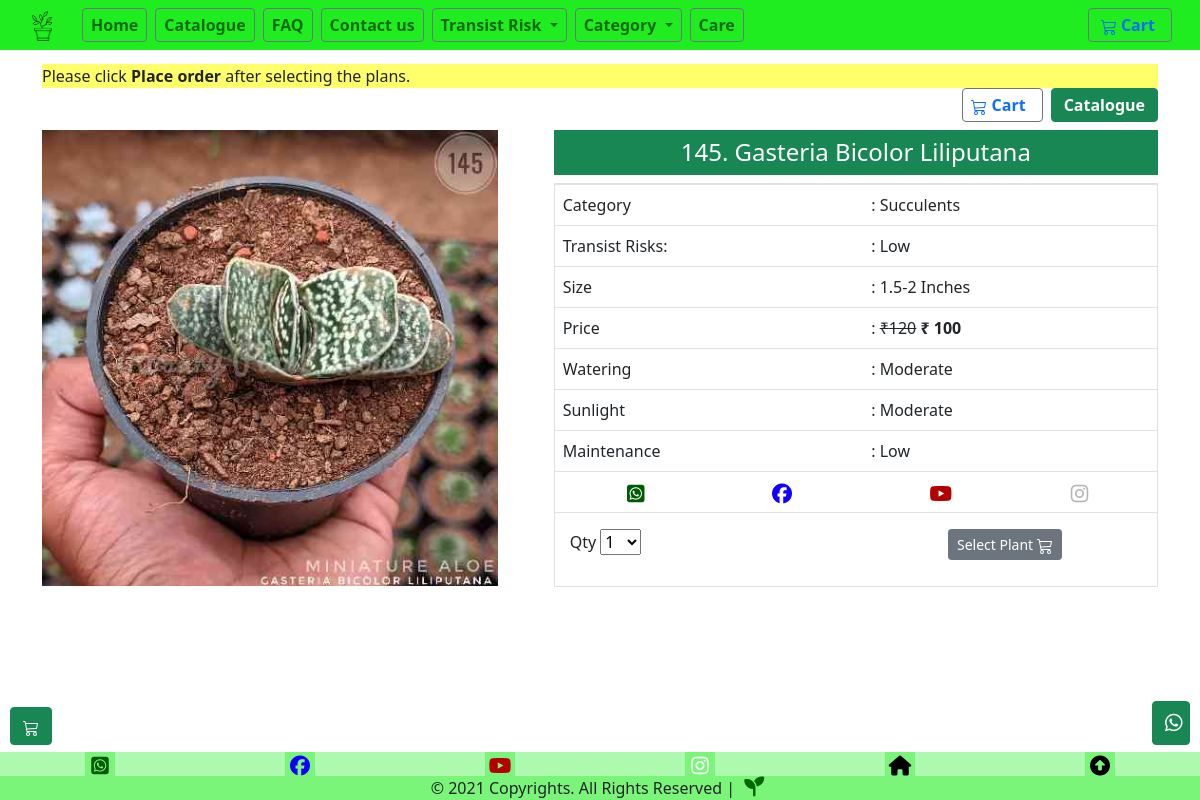
/gasteria-bicolor-liliputana, run on an earlier commit of the app's database.
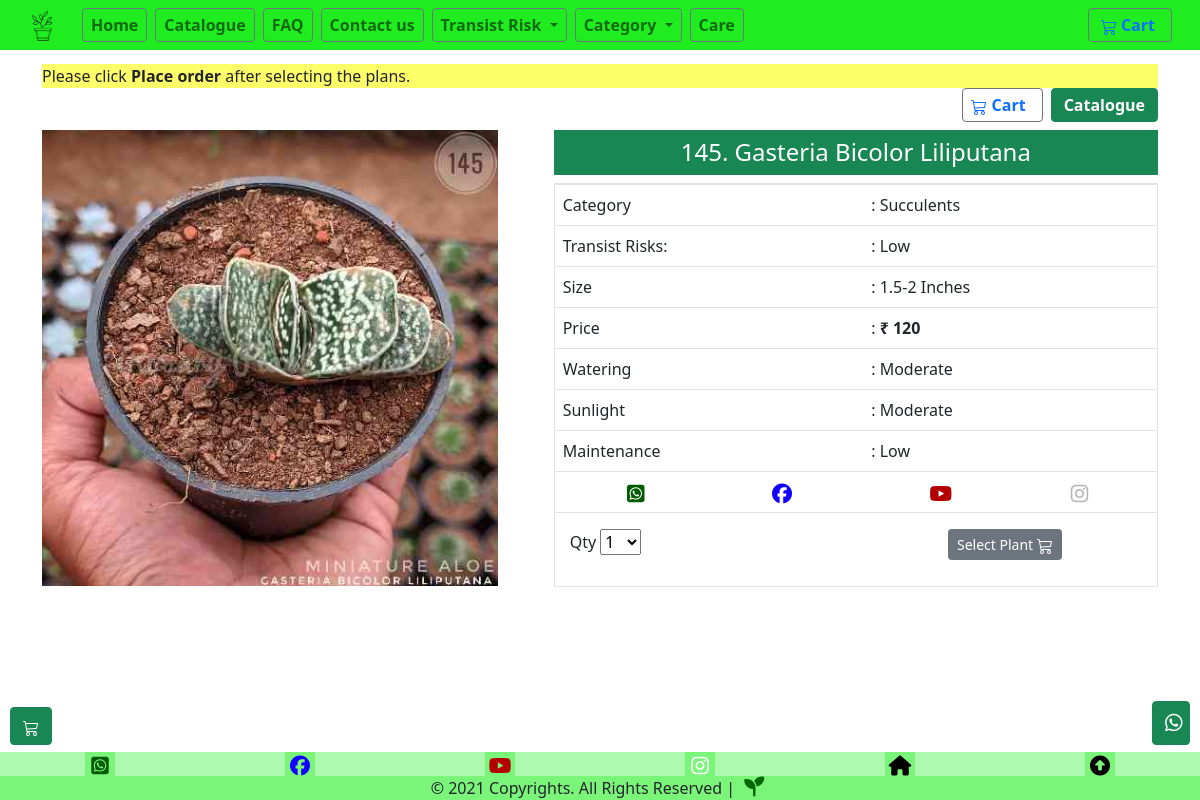
And on a later commit of the database.
### store/models.py (models this page shows, shortened)
class Product(models.Model):
    pid=models.IntegerField(null=False)
    category = models.ForeignKey(Category, related_name='product', on_delete=models.CASCADE,default=7)
    risk = models.ForeignKey(Risk, related_name='product', on_delete=models.CASCADE,default=1)
    created_by = models.ForeignKey(User, on_delete=models.CASCADE, related_name='product_creator',default=1)
    title = models.CharField(max_length=255)
    Nickname=models.CharField(max_length=255)
    author = models.CharField(max_length=255, default='admin')
    description = models.TextField(blank=True)
    image = models.ImageField(upload_to='images/', default='images/default.png')
    slug = models.SlugField(max_length=255)
    size=models.CharField(max_length=255, default="2-3")
    price = models.IntegerField(default=0)
    disprice = models.IntegerField(default=0)
    orgprice = models.IntegerField(default=0)
    in_stock = models.BooleanField(default=True)
    indoor = models.BooleanField(default=False)
    mother = models.BooleanField(default=False)
    is_active = models.BooleanField(default=True)
    created = models.DateTimeField(auto_now_add=True)
    updated = models.DateTimeField(auto_now=True)
    objects = models.Manager()
    sun = models.ForeignKey(Sun, related_name='product', on_delete=models.CASCADE,default=1)
    Watering = models.ForeignKey(Watering, related_name='product', on_delete=models.CASCADE,default=1)
    products = ProductManager()
    maintenance = models.ForeignKey(maintenance, related_name='product', on_delete=models.CASCADE,default=1)
    tag = models.CharField(max_length=20, choices=TAG_CHOICES, default='None')
    class Meta:
        verbose_name_plural = 'Products'
        ordering = ('-created',)

class Category(models.Model):
    name = models.CharField(max_length=255, db_index=True)
    slug = models.SlugField(max_length=255, unique=True)
    class Meta:
        verbose_name_plural = 'categories'
    def __str__(self):
        return self.name

class Risk(models.Model):
    name = models.CharField(max_length=255, db_index=True)
    slug = models.SlugField(max_length=255, unique=True)
    class Meta:
        verbose_name_plural = 'risks'
    def __str__(self):
        return self.name

class Watering(models.Model):
    name = models.CharField(max_length=255, db_index=True)
    slug = models.SlugField(max_length=255, unique=True)
    class Meta:
        verbose_name_plural = 'waterings'
    def __str__(self):
        return self.name

class Sun(models.Model):
    name = models.CharField(max_length=255, db_index=True)
    slug = models.SlugField(max_length=255, unique=True)
    class Meta:
        verbose_name_plural = 'suns'
    def __str__(self):
        return self.name

class maintenance(models.Model):
    name = models.CharField(max_length=255, db_index=True)
    slug = models.SlugField(max_length=255, unique=True)
    class Meta:
        verbose_name_plural = 'maintenances'
    def __str__(self):
        return self.name

### store/views.py (the view)
# urls.py: path('<slug:slug>', views.product_detail, name='product_detail'),
def product_detail(request, slug):
    product = get_object_or_404(Product, slug=slug, in_stock=True)
    return render(request, 'store/products/single.html', {'product': product})

### basket/basket.py (called while the page is built)
    def __len__(self):
        return sum(item['qty'] for item in self.basket.values())

### basket/context_processors.py (called while the page is built)
def basket(request):
    return {'basket': Basket(request)}

### store/context_processors.py (called while the page is built)
def categories(request):
    Product.objects.update(price=F('orgprice')-F('disprice'))
    return {
        'categories': Category.objects.all()
    }

### templates/store/products/single.html (shortened to what the changed rows need)
{% extends "store/base.html" %}
{% load static %}
{% block content %}
{% load mathfilters %}
<div class="container mt-3">
    <main class="pt-5">
        <div class="row g-3">
            <div class="col-md-5 col-lg-5 order-md-first">
                <img class="img-fluid mx-auto d-block w-100" width="200px" alt="Responsive image" src="{{ product.image.url }}">
            </div>
            <div class="col-md-7 col-lg-7 ps-md-3 ps-lg-5">
                <div class="card-text text-center py-2  px-0 m-0 h4 bg-success text-white">
                    {{product.pid}}. {{ product.title }}
                </div>
                <div class="border mt-2 pb-0">
                        <div class="row ">
                            <div class="col-12 pb-0">
                                <table class="table table-hover">
                                    <tbody>
                                    <tr>
                                        <td>Category</td>
                                        <td>: {{ product.category }}</td>
                                    </tr>
                                    <tr>
                                        <td>Transist Risks:</td>
                                        <td>: {{product.risk}}</td>
                                    </tr>
                                    <tr>
                                        <td>Size</td>
                                        <td>: {{product.size}} Inches</td>
                                    </tr>
                                    <tr>
                                        <td>:                      {% if product.orgprice != product.price %}
                                          <strike>&#8377;{{product.orgprice}}</strike>
                                          {% endif %}
                                          <b> &#8377; {{ product.price }}</b>
                                        </td>
                                    </tr>
                                    <tr>
                                        <td>Watering</td>
                                        <td>: {{product.Watering}}</td>
                                    </tr>
                                    <tr>
                                        <td>Sunlight</td>
                                        <td>: {{product.sun}}</td>
                                    </tr>
                                    <tr>
                                      <td>Maintenance</td>
                                      <td>: {{product.maintenance}}</td>
                                    </tr>
                                    </tbody>
                                  </table>
                            </div>
                        </div>
                    <div class="col">
                    </div>
                </div>
            </div>
        </div>
        <br>
        <br>
        <br>
        <br>
        <br>
    </main>
</div>
{% endblock %}

What changed in the data, as far as the page shows it:
changed Product "Gasteria Bicolor Liliputana": price "100" → "120"; orgprice "120" → (not shown)
